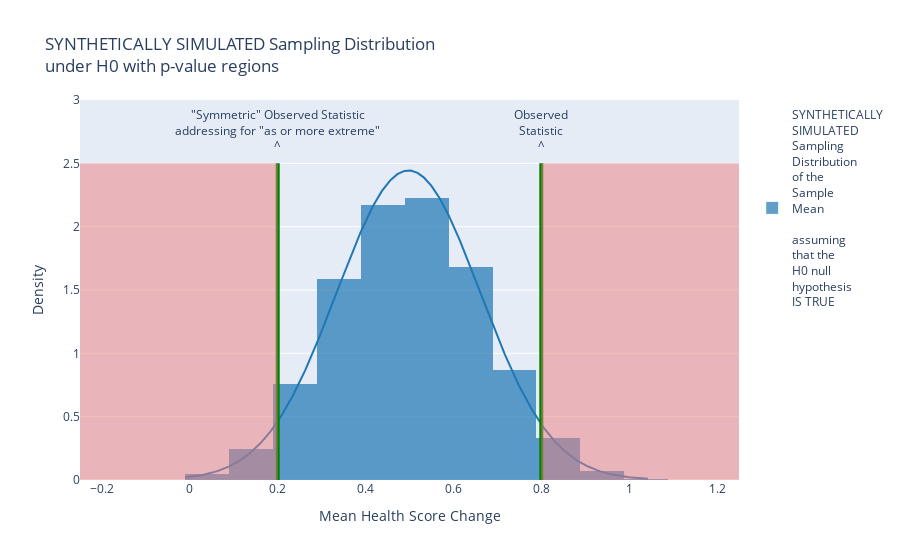

This figure's notebook cell:
### Markdown cell above
previous code:

### Code cell
import numpy as np
import pandas as pd
import matplotlib.pyplot as plt
import plotly.figure_factory as ff
import plotly.graph_objects as go

# Data setup
patient_data = {
    'PatientID': [1, 2, 3, 4, 5, 6, 7, 8, 9, 10],
    'Age': [45, 34, 29, 52, 37, 41, 33, 48, 26, 39],
    'Gender': ['M', 'F', 'M', 'F', 'M', 'F', 'M', 'F', 'M', 'F'],
    'InitialHealthScore': [84, 78, 83, 81, 81, 80, 79, 85, 76, 83],
    'FinalHealthScore': [86, 86, 80, 86, 84, 86, 86, 82, 83, 84]
}

# Create DataFrame and calculate HealthScoreChange
df = pd.DataFrame(patient_data)
df['HealthScoreChange'] = df['FinalHealthScore'] - df['InitialHealthScore']

# Display HealthScoreChange
print(pd.DataFrame({'HealthScoreChange': df['HealthScoreChange'],
                    '> 0 ?': df['HealthScoreChange'] > 0}))

# Random sign adjustment
random_difference_sign = np.random.choice([-1, 1], size=len(df))
print(pd.DataFrame({'HealthScoreChange': random_difference_sign * df['HealthScoreChange'].abs(),
                    '> 0 ?': (random_difference_sign * df['HealthScoreChange']) > 0}))

# Set random seed for reproducibility
np.random.seed(1)
number_of_simulations = 10000
n_size = len(df)
IncreaseProportionSimulations_underH0random = np.zeros(number_of_simulations)

# Simulate random improvement proportions
for i in range(number_of_simulations):
    random_improvement = np.random.choice([0, 1], size=len(df), replace=True)
    IncreaseProportionSimulations_underH0random[i] = random_improvement.mean()

# Hypothesis testing
population_parameter_value_under_H0 = 0.5
observed_statistic = (df['HealthScoreChange'] > 0).mean()
simulated_statistics = IncreaseProportionSimulations_underH0random

SimStats_as_or_more_extreme_than_ObsStat = \
    abs(simulated_statistics - population_parameter_value_under_H0) >= \
    abs(observed_statistic - population_parameter_value_under_H0)

print('''Which simulated statistics are "as or more extreme"
than the observed statistic? (of ''', observed_statistic, ')', sep="")

# DataFrame of simulated statistics
print(pd.DataFrame({'(Simulated) Statistic': simulated_statistics,
                    '>= ' + str(observed_statistic) + " ?": ['>= ' + str(observed_statistic) + " ?"] * number_of_simulations,
                    '"as or more extreme"?': SimStats_as_or_more_extreme_than_ObsStat}))

# Plot setup
hist_data = [IncreaseProportionSimulations_underH0random + np.random.uniform(-0.05, 0.05, size=len(IncreaseProportionSimulations_underH0random))]
group_labels = ['SYNTHETICALLY<br>SIMULATED<br>Sampling<br>Distribution<br>of the<br>Sample<br>Mean<br><br>assuming<br>that the<br>H0 null<br>hypothesis<br>IS TRUE']
fig = ff.create_distplot(hist_data, group_labels, curve_type='normal',
                         show_hist=True, show_rug=False, bin_size=0.1)
pv_y = 2.5
pv_y_ = .25

# Plot observed statistic and symmetric observed statistic
fig.add_shape(type="line", x0=observed_statistic, y0=0,
              x1=observed_statistic, y1=pv_y,
              line=dict(color="Green", width=4), name="Observed Statistic")
fig.add_trace(go.Scatter(x=[observed_statistic], y=[pv_y + pv_y_],
                         text=["Observed<br>Statistic<br>^"], mode="text", showlegend=False))

symmetric_statistic = population_parameter_value_under_H0 - abs(observed_statistic - population_parameter_value_under_H0)
fig.add_shape(type="line", x0=symmetric_statistic, y0=0,
              x1=symmetric_statistic, y1=pv_y,
              line=dict(color="Green", width=4), name="Observed Statistic")
fig.add_trace(go.Scatter(x=[symmetric_statistic], y=[pv_y + pv_y_],
                         text=['"Symmetric" Observed Statistic<br>addressing for "as or more extreme"<br>^'], mode="text", showlegend=False))

# Add shaded regions
fig.add_shape(type="rect", x0=-0.25, y0=0, x1=symmetric_statistic, y1=pv_y,
              fillcolor="LightCoral", opacity=0.5, line_width=0)
fig.add_shape(type="rect", x0=observed_statistic, y0=0, x1=1.25, y1=pv_y,
              fillcolor="LightCoral", opacity=0.5, line_width=0)

# Update plot layout
fig.update_layout(
    title="SYNTHETICALLY SIMULATED Sampling Distribution<br>under H0 with p-value regions",
    xaxis_title="Mean Health Score Change", yaxis_title="Density", yaxis=dict(range=[0, pv_y + 2 * pv_y_]))

fig.show()  # For GitHub and MarkUs: fig.show(renderer="png")

### Figure 1 — Plotly figure (JSON) as saved in the notebook; plotly's stock layout.template omitted (floating-point values rounded to 4 significant figures; data arrays with more than 128 entries replaced by an {"elided": "..."} marker saying what was removed)
{"data": [{"autobinx": false, "histnorm": "probability density", "legendgroup": "SYNTHETICALLY<br>SIMULATED<br>Sampling<br>Distribution<br>of the<br>Sample<br>Mean<br><br>assuming<br>that the<br>H0 null<br>hypothesis<br>IS TRUE", "marker": {"color": "rgb(31, 119, 180)"}, "name": "SYNTHETICALLY<br>SIMULATED<br>Sampling<br>Distribution<br>of the<br>Sample<br>Mean<br><br>assuming<br>that the<br>H0 null<br>hypothesis<br>IS TRUE", "opacity": 0.7, "type": "histogram", "x": {"elided": "10000 float values"}, "xaxis": "x", "xbins": {"end": 1.045, "size": 0.1, "start": -0.01099}, "yaxis": "y"}, {"legendgroup": "SYNTHETICALLY<br>SIMULATED<br>Sampling<br>Distribution<br>of the<br>Sample<br>Mean<br><br>assuming<br>that the<br>H0 null<br>hypothesis<br>IS TRUE", "marker": {"color": "rgb(31, 119, 180)"}, "mode": "lines", "name": "SYNTHETICALLY<br>SIMULATED<br>Sampling<br>Distribution<br>of the<br>Sample<br>Mean<br><br>assuming<br>that the<br>H0 null<br>hypothesis<br>IS TRUE", "showlegend": false, "type": "scatter", "x": {"elided": "500 float values"}, "xaxis": "x", "y": {"elided": "500 float values"}, "yaxis": "y"}, {"mode": "text", "showlegend": false, "text": ["Observed<br>Statistic<br>^"], "type": "scatter", "x": [0.8], "y": [2.75]}, {"mode": "text", "showlegend": false, "text": ["\"Symmetric\" Observed Statistic<br>addressing for \"as or more extreme\"<br>^"], "type": "scatter", "x": [0.2], "y": [2.75]}], "layout": {"barmode": "overlay", "hovermode": "closest", "legend": {"traceorder": "reversed"}, "shapes": [{"line": {"color": "Green", "width": 4}, "name": "Observed Statistic", "type": "line", "x0": 0.8, "x1": 0.8, "y0": 0, "y1": 2.5}, {"line": {"color": "Green", "width": 4}, "name": "Observed Statistic", "type": "line", "x0": 0.2, "x1": 0.2, "y0": 0, "y1": 2.5}, {"fillcolor": "LightCoral", "line": {"width": 0}, "opacity": 0.5, "type": "rect", "x0": -0.25, "x1": 0.2, "y0": 0, "y1": 2.5}, {"fillcolor": "LightCoral", "line": {"width": 0}, "opacity": 0.5, "type": "rect", "x0": 0.8, "x1": 1.25, "y0": 0, "y1": 2.5}], "title": {"text": "SYNTHETICALLY SIMULATED Sampling Distribution<br>under H0 with p-value regions"}, "xaxis": {"anchor": "y2", "domain": [0, 1], "title": {"text": "Mean Health Score Change"}, "zeroline": false}, "yaxis": {"anchor": "free", "domain": [0, 1], "position": 0, "range": [0, 3], "title": {"text": "Density"}}}}
